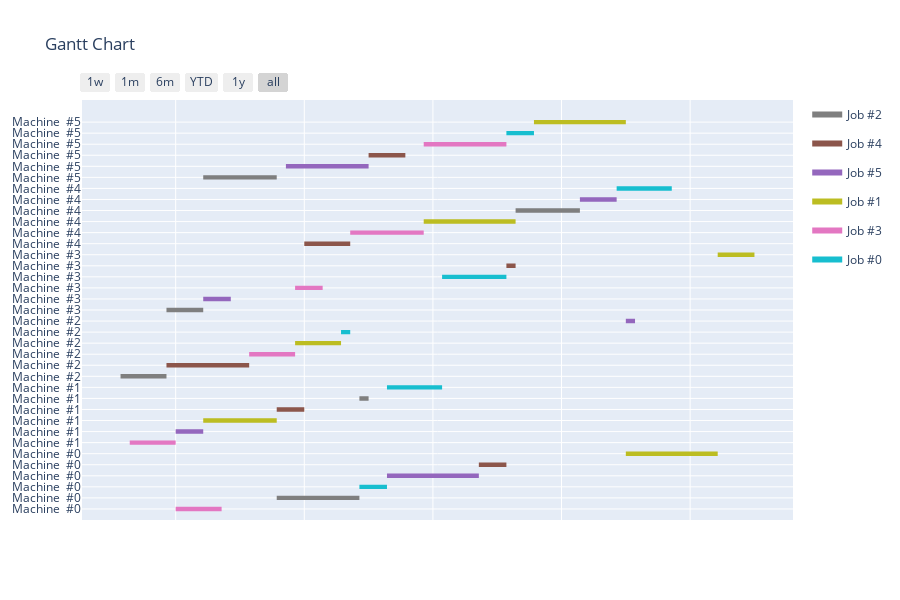

This figure's notebook cell:
### Code cell
plot_gantt(inst, by= "MACHINE", grouping = False)

### Figure 1 — Plotly figure (JSON) as saved in the notebook; plotly's stock layout.template omitted (floating-point values rounded to 4 significant figures)
{"data": [{"fill": "toself", "fillcolor": "rgb(127, 127, 127)", "hoverinfo": "name", "legendgroup": "rgb(127, 127, 127)", "mode": "none", "name": "Job #2", "showlegend": true, "type": "scatter", "x": ["0001-01-18T00:00:00", "0001-01-27T00:00:00", "0001-01-27T00:00:00", "0001-01-18T00:00:00", "0001-01-18T00:00:00", "0001-01-27T00:00:00", "0001-01-28T00:00:00", "0001-01-28T00:00:00", "0001-01-27T00:00:00", "0001-01-27T00:00:00", "0001-01-01T00:00:00", "0001-01-06T00:00:00", "0001-01-06T00:00:00", "0001-01-01T00:00:00", "0001-01-01T00:00:00", "0001-01-06T00:00:00", "0001-01-10T00:00:00", "0001-01-10T00:00:00", "0001-01-06T00:00:00", "0001-01-06T00:00:00", "0001-02-13T00:00:00", "0001-02-20T00:00:00", "0001-02-20T00:00:00", "0001-02-13T00:00:00", "0001-02-13T00:00:00", "0001-01-10T00:00:00", "0001-01-18T00:00:00", "0001-01-18T00:00:00", "0001-01-10T00:00:00"], "y": [0.8, 0.8, 1.2, 1.2, null, 9.8, 9.8, 10.2, 10.2, null, 11.8, 11.8, 12.2, 12.2, null, 17.8, 17.8, 18.2, 18.2, null, 26.8, 26.8, 27.2, 27.2, null, 29.8, 29.8, 30.2, 30.2]}, {"fill": "toself", "fillcolor": "rgb(140, 86, 75)", "hoverinfo": "name", "legendgroup": "rgb(140, 86, 75)", "mode": "none", "name": "Job #4", "showlegend": true, "type": "scatter", "x": ["0001-02-09T00:00:00", "0001-02-12T00:00:00", "0001-02-12T00:00:00", "0001-02-09T00:00:00", "0001-02-09T00:00:00", "0001-01-18T00:00:00", "0001-01-21T00:00:00", "0001-01-21T00:00:00", "0001-01-18T00:00:00", "0001-01-18T00:00:00", "0001-01-06T00:00:00", "0001-01-15T00:00:00", "0001-01-15T00:00:00", "0001-01-06T00:00:00", "0001-01-06T00:00:00", "0001-02-12T00:00:00", "0001-02-13T00:00:00", "0001-02-13T00:00:00", "0001-02-12T00:00:00", "0001-02-12T00:00:00", "0001-01-21T00:00:00", "0001-01-26T00:00:00", "0001-01-26T00:00:00", "0001-01-21T00:00:00", "0001-01-21T00:00:00", "0001-01-28T00:00:00", "0001-02-01T00:00:00", "0001-02-01T00:00:00", "0001-01-28T00:00:00"], "y": [3.8, 3.8, 4.2, 4.2, null, 8.8, 8.8, 9.2, 9.2, null, 12.8, 12.8, 13.2, 13.2, null, 21.8, 21.8, 22.2, 22.2, null, 23.8, 23.8, 24.2, 24.2, null, 31.8, 31.8, 32.2, 32.2]}, {"fill": "toself", "fillcolor": "rgb(148, 103, 189)", "hoverinfo": "name", "legendgroup": "rgb(148, 103, 189)", "mode": "none", "name": "Job #5", "showlegend": true, "type": "scatter", "x": ["0001-01-30T00:00:00", "0001-02-09T00:00:00", "0001-02-09T00:00:00", "0001-01-30T00:00:00", "0001-01-30T00:00:00", "0001-01-07T00:00:00", "0001-01-10T00:00:00", "0001-01-10T00:00:00", "0001-01-07T00:00:00", "0001-01-07T00:00:00", "0001-02-25T00:00:00", "0001-02-26T00:00:00", "0001-02-26T00:00:00", "0001-02-25T00:00:00", "0001-02-25T00:00:00", "0001-01-10T00:00:00", "0001-01-13T00:00:00", "0001-01-13T00:00:00", "0001-01-10T00:00:00", "0001-01-10T00:00:00", "0001-02-20T00:00:00", "0001-02-24T00:00:00", "0001-02-24T00:00:00", "0001-02-20T00:00:00", "0001-02-20T00:00:00", "0001-01-19T00:00:00", "0001-01-28T00:00:00", "0001-01-28T00:00:00", "0001-01-19T00:00:00"], "y": [2.8, 2.8, 3.2, 3.2, null, 6.8, 6.8, 7.2, 7.2, null, 16.8, 16.8, 17.2, 17.2, null, 18.8, 18.8, 19.2, 19.2, null, 27.8, 27.8, 28.2, 28.2, null, 30.8, 30.8, 31.2, 31.2]}, {"fill": "toself", "fillcolor": "rgb(188, 189, 34)", "hoverinfo": "name", "legendgroup": "rgb(188, 189, 34)", "mode": "none", "name": "Job #1", "showlegend": true, "type": "scatter", "x": ["0001-02-25T00:00:00", "0001-03-07T00:00:00", "0001-03-07T00:00:00", "0001-02-25T00:00:00", "0001-02-25T00:00:00", "0001-01-10T00:00:00", "0001-01-18T00:00:00", "0001-01-18T00:00:00", "0001-01-10T00:00:00", "0001-01-10T00:00:00", "0001-01-20T00:00:00", "0001-01-25T00:00:00", "0001-01-25T00:00:00", "0001-01-20T00:00:00", "0001-01-20T00:00:00", "0001-03-07T00:00:00", "0001-03-11T00:00:00", "0001-03-11T00:00:00", "0001-03-07T00:00:00", "0001-03-07T00:00:00", "0001-02-03T00:00:00", "0001-02-13T00:00:00", "0001-02-13T00:00:00", "0001-02-03T00:00:00", "0001-02-03T00:00:00", "0001-02-15T00:00:00", "0001-02-25T00:00:00", "0001-02-25T00:00:00", "0001-02-15T00:00:00"], "y": [4.8, 4.8, 5.2, 5.2, null, 7.8, 7.8, 8.2, 8.2, null, 14.8, 14.8, 15.2, 15.2, null, 22.8, 22.8, 23.2, 23.2, null, 25.8, 25.8, 26.2, 26.2, null, 34.8, 34.8, 35.2, 35.2]}, {"fill": "toself", "fillcolor": "rgb(227, 119, 194)", "hoverinfo": "name", "legendgroup": "rgb(227, 119, 194)", "mode": "none", "name": "Job #3", "showlegend": true, "type": "scatter", "x": ["0001-01-07T00:00:00", "0001-01-12T00:00:00", "0001-01-12T00:00:00", "0001-01-07T00:00:00", "0001-01-07T00:00:00", "0001-01-02T00:00:00", "0001-01-07T00:00:00", "0001-01-07T00:00:00", "0001-01-02T00:00:00", "0001-01-02T00:00:00", "0001-01-15T00:00:00", "0001-01-20T00:00:00", "0001-01-20T00:00:00", "0001-01-15T00:00:00", "0001-01-15T00:00:00", "0001-01-20T00:00:00", "0001-01-23T00:00:00", "0001-01-23T00:00:00", "0001-01-20T00:00:00", "0001-01-20T00:00:00", "0001-01-26T00:00:00", "0001-02-03T00:00:00", "0001-02-03T00:00:00", "0001-01-26T00:00:00", "0001-01-26T00:00:00", "0001-02-03T00:00:00", "0001-02-12T00:00:00", "0001-02-12T00:00:00", "0001-02-03T00:00:00"], "y": [-0.2, -0.2, 0.2, 0.2, null, 5.8, 5.8, 6.2, 6.2, null, 13.8, 13.8, 14.2, 14.2, null, 19.8, 19.8, 20.2, 20.2, null, 24.8, 24.8, 25.2, 25.2, null, 32.8, 32.8, 33.2, 33.2]}, {"fill": "toself", "fillcolor": "rgb(23, 190, 207)", "hoverinfo": "name", "legendgroup": "rgb(23, 190, 207)", "mode": "none", "name": "Job #0", "showlegend": true, "type": "scatter", "x": ["0001-01-27T00:00:00", "0001-01-30T00:00:00", "0001-01-30T00:00:00", "0001-01-27T00:00:00", "0001-01-27T00:00:00", "0001-01-30T00:00:00", "0001-02-05T00:00:00", "0001-02-05T00:00:00", "0001-01-30T00:00:00", "0001-01-30T00:00:00", "0001-01-25T00:00:00", "0001-01-26T00:00:00", "0001-01-26T00:00:00", "0001-01-25T00:00:00", "0001-01-25T00:00:00", "0001-02-05T00:00:00", "0001-02-12T00:00:00", "0001-02-12T00:00:00", "0001-02-05T00:00:00", "0001-02-05T00:00:00", "0001-02-24T00:00:00", "0001-03-02T00:00:00", "0001-03-02T00:00:00", "0001-02-24T00:00:00", "0001-02-24T00:00:00", "0001-02-12T00:00:00", "0001-02-15T00:00:00", "0001-02-15T00:00:00", "0001-02-12T00:00:00"], "y": [1.8, 1.8, 2.2, 2.2, null, 10.8, 10.8, 11.2, 11.2, null, 15.8, 15.8, 16.2, 16.2, null, 20.8, 20.8, 21.2, 21.2, null, 28.8, 28.8, 29.2, 29.2, null, 33.8, 33.8, 34.2, 34.2]}, {"legendgroup": "rgb(127, 127, 127)", "marker": {"color": "rgb(127, 127, 127)", "opacity": 0, "size": 1}, "mode": "markers", "name": "", "showlegend": false, "text": [null, null, null, null, null, null, null, null, null, null, null, null], "type": "scatter", "x": ["0001-01-18T00:00:00", "0001-01-27T00:00:00", "0001-01-27T00:00:00", "0001-01-28T00:00:00", "0001-01-01T00:00:00", "0001-01-06T00:00:00", "0001-01-06T00:00:00", "0001-01-10T00:00:00", "0001-02-13T00:00:00", "0001-02-20T00:00:00", "0001-01-10T00:00:00", "0001-01-18T00:00:00"], "y": [1, 1, 10, 10, 12, 12, 18, 18, 27, 27, 30, 30]}, {"legendgroup": "rgb(140, 86, 75)", "marker": {"color": "rgb(140, 86, 75)", "opacity": 0, "size": 1}, "mode": "markers", "name": "", "showlegend": false, "text": [null, null, null, null, null, null, null, null, null, null, null, null], "type": "scatter", "x": ["0001-02-09T00:00:00", "0001-02-12T00:00:00", "0001-01-18T00:00:00", "0001-01-21T00:00:00", "0001-01-06T00:00:00", "0001-01-15T00:00:00", "0001-02-12T00:00:00", "0001-02-13T00:00:00", "0001-01-21T00:00:00", "0001-01-26T00:00:00", "0001-01-28T00:00:00", "0001-02-01T00:00:00"], "y": [4, 4, 9, 9, 13, 13, 22, 22, 24, 24, 32, 32]}, {"legendgroup": "rgb(148, 103, 189)", "marker": {"color": "rgb(148, 103, 189)", "opacity": 0, "size": 1}, "mode": "markers", "name": "", "showlegend": false, "text": [null, null, null, null, null, null, null, null, null, null, null, null], "type": "scatter", "x": ["0001-01-30T00:00:00", "0001-02-09T00:00:00", "0001-01-07T00:00:00", "0001-01-10T00:00:00", "0001-02-25T00:00:00", "0001-02-26T00:00:00", "0001-01-10T00:00:00", "0001-01-13T00:00:00", "0001-02-20T00:00:00", "0001-02-24T00:00:00", "0001-01-19T00:00:00", "0001-01-28T00:00:00"], "y": [3, 3, 7, 7, 17, 17, 19, 19, 28, 28, 31, 31]}, {"legendgroup": "rgb(188, 189, 34)", "marker": {"color": "rgb(188, 189, 34)", "opacity": 0, "size": 1}, "mode": "markers", "name": "", "showlegend": false, "text": [null, null, null, null, null, null, null, null, null, null, null, null], "type": "scatter", "x": ["0001-02-25T00:00:00", "0001-03-07T00:00:00", "0001-01-10T00:00:00", "0001-01-18T00:00:00", "0001-01-20T00:00:00", "0001-01-25T00:00:00", "0001-03-07T00:00:00", "0001-03-11T00:00:00", "0001-02-03T00:00:00", "0001-02-13T00:00:00", "0001-02-15T00:00:00", "0001-02-25T00:00:00"], "y": [5, 5, 8, 8, 15, 15, 23, 23, 26, 26, 35, 35]}, {"legendgroup": "rgb(227, 119, 194)", "marker": {"color": "rgb(227, 119, 194)", "opacity": 0, "size": 1}, "mode": "markers", "name": "", "showlegend": false, "text": [null, null, null, null, null, null, null, null, null, null, null, null], "type": "scatter", "x": ["0001-01-07T00:00:00", "0001-01-12T00:00:00", "0001-01-02T00:00:00", "0001-01-07T00:00:00", "0001-01-15T00:00:00", "0001-01-20T00:00:00", "0001-01-20T00:00:00", "0001-01-23T00:00:00", "0001-01-26T00:00:00", "0001-02-03T00:00:00", "0001-02-03T00:00:00", "0001-02-12T00:00:00"], "y": [0, 0, 6, 6, 14, 14, 20, 20, 25, 25, 33, 33]}, {"legendgroup": "rgb(23, 190, 207)", "marker": {"color": "rgb(23, 190, 207)", "opacity": 0, "size": 1}, "mode": "markers", "name": "", "showlegend": false, "text": [null, null, null, null, null, null, null, null, null, null, null, null], "type": "scatter", "x": ["0001-01-27T00:00:00", "0001-01-30T00:00:00", "0001-01-30T00:00:00", "0001-02-05T00:00:00", "0001-01-25T00:00:00", "0001-01-26T00:00:00", "0001-02-05T00:00:00", "0001-02-12T00:00:00", "0001-02-24T00:00:00", "0001-03-02T00:00:00", "0001-02-12T00:00:00", "0001-02-15T00:00:00"], "y": [2, 2, 11, 11, 16, 16, 21, 21, 29, 29, 34, 34]}], "layout": {"height": 600, "hovermode": "closest", "showlegend": true, "title": {"text": "Gantt Chart"}, "xaxis": {"rangeselector": {"buttons": [{"count": 7, "label": "1w", "step": "day", "stepmode": "backward"}, {"count": 1, "label": "1m", "step": "month", "stepmode": "backward"}, {"count": 6, "label": "6m", "step": "month", "stepmode": "backward"}, {"count": 1, "label": "YTD", "step": "year", "stepmode": "todate"}, {"count": 1, "label": "1y", "step": "year", "stepmode": "backward"}, {"step": "all"}]}, "showgrid": true, "tickformat": "%", "type": "date", "zeroline": false}, "yaxis": {"autorange": false, "range": [-1, 37], "showgrid": true, "ticktext": ["Machine  #0", "Machine  #0", "Machine  #0", "Machine  #0", "Machine  #0", "Machine  #0", "Machine  #1", "Machine  #1", "Machine  #1", "Machine  #1", "Machine  #1", "Machine  #1", "Machine  #2", "Machine  #2", "Machine  #2", "Machine  #2", "Machine  #2", "Machine  #2", "Machine  #3", "Machine  #3", "Machine  #3", "Machine  #3", "Machine  #3", "Machine  #3", "Machine  #4", "Machine  #4", "Machine  #4", "Machine  #4", "Machine  #4", "Machine  #4", "Machine  #5", "Machine  #5", "Machine  #5", "Machine  #5", "Machine  #5", "Machine  #5"], "tickvals": [0, 1, 2, 3, 4, 5, 6, 7, 8, 9, 10, 11, 12, 13, 14, 15, 16, 17, 18, 19, 20, 21, 22, 23, 24, 25, 26, 27, 28, 29, 30, 31, 32, 33, 34, 35], "zeroline": false}}}
